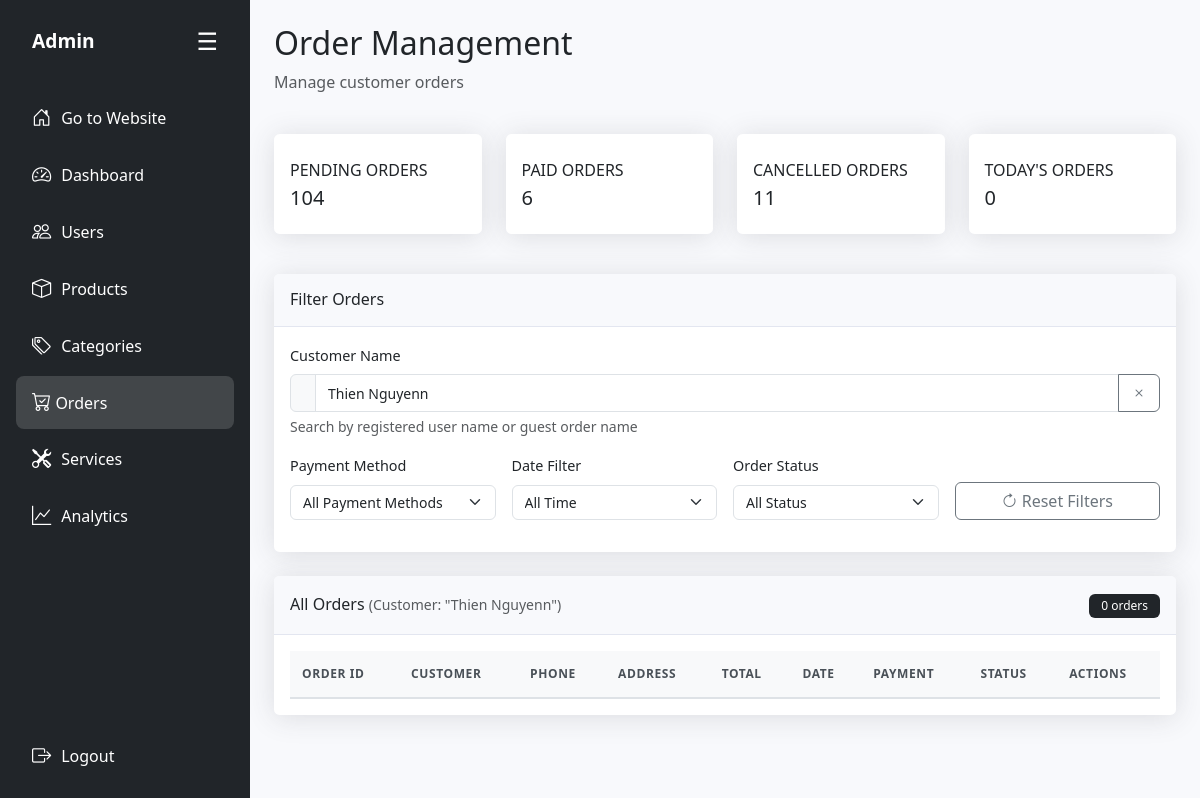
Page /admin/modules/orders.php?customer_filter=Thien Nguyenn (signed in) on the earlier database version.
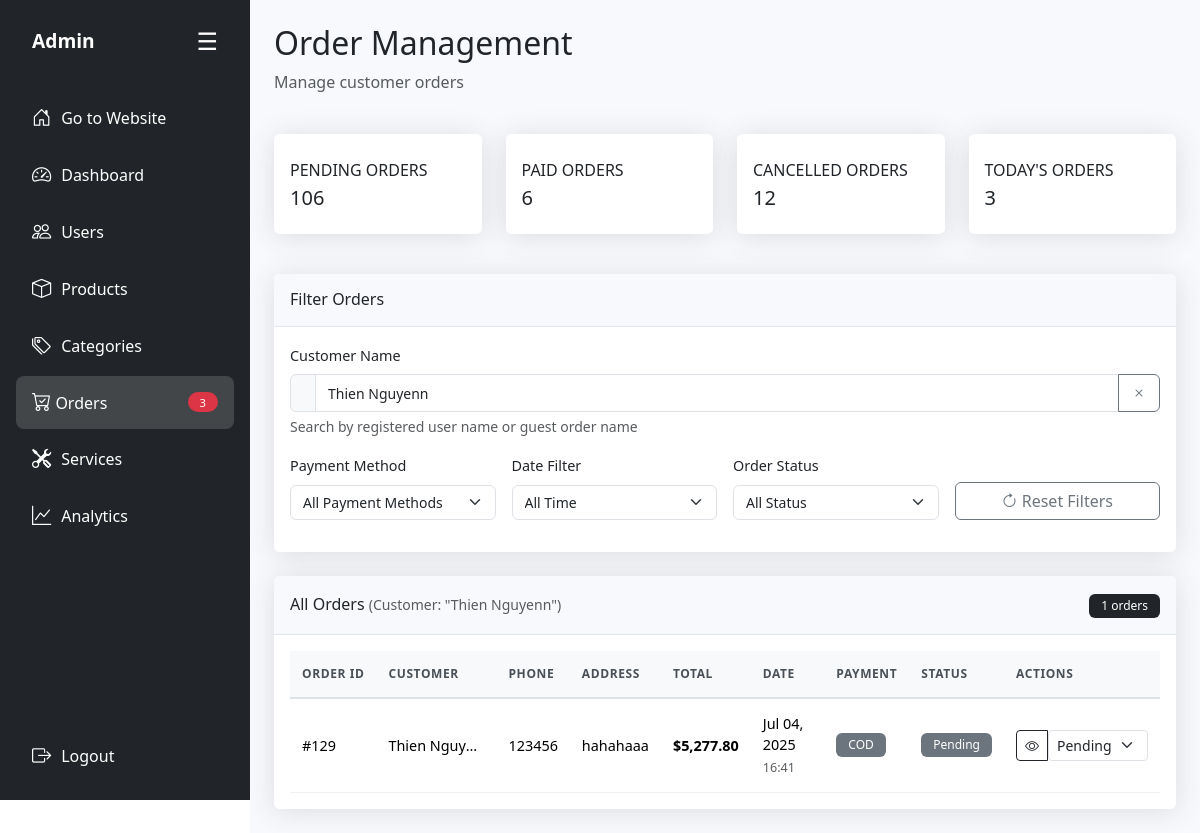
Same page on the later database version.
### tables this page shows
CREATE TABLE `bill` (
  `id` int(11) NOT NULL,
  `user_id` int(11) DEFAULT NULL,
  `order_date` datetime DEFAULT current_timestamp(),
  `order_name` varchar(50) NOT NULL,
  `order_phone` varchar(50) NOT NULL,
  `order_address` varchar(255) DEFAULT NULL,
  `order_total` decimal(12,2) DEFAULT NULL,
  `order_paymethod` tinyint(1) NOT NULL DEFAULT 0 COMMENT '0: thanh toán offline, 1: thanh toán online',
  `order_status` varchar(20) DEFAULT 'Pending'
);

CREATE TABLE `site_user` (
  `id` int(11) NOT NULL,
  `name` varchar(50) DEFAULT NULL,
  `address` varchar(255) DEFAULT NULL,
  `email` varchar(255) NOT NULL,
  `phone` varchar(50) DEFAULT NULL,
  `username` varchar(50) NOT NULL,
  `password` varchar(255) NOT NULL,
  `role` tinyint(1) NOT NULL DEFAULT 0,
  `reset_token` varchar(64) DEFAULT NULL
);

### admin/modules/orders.php (the view, shortened to what the changed rows need)
<?php
$current_page = 'orders';
require_once '../includes/admin-layout.php';
?>
<div class="row mb-4">
    <div class="col-12">
        <h2>Order Management</h2>
    </div>
</div>
<div class="row mb-4">
    <div class="col-xl-3 col-md-6 col-sm-6 mb-3">
        <div class="card h-100 py-2">
            <div class="card-body">
                <div class="row no-gutters align-items-center">
                    <div class="col mr-2">
                        <div class="text-xs font-weight-bold text-dark text-uppercase mb-1">Pending Orders</div>
                        <div class="h5 mb-0 font-weight-bold text-gray-800">
                            <?php
                            try {
                                $stmt = $conn->prepare("SELECT COUNT(*) as count FROM bill WHERE order_status IS NULL OR order_status = 'Pending'");
                                $stmt->execute();
                                echo $stmt->fetch()['count'];
                            } catch (Exception $e) {
                                echo "Error";
                            }
                            ?>
                        </div>
                    </div>
                </div>
            </div>
        </div>
    </div>
    <div class="col-xl-3 col-md-6 col-sm-6 mb-3">
        <div class="card h-100 py-2">
            <div class="card-body">
                <div class="row no-gutters align-items-center">
                    <div class="col mr-2">
                        <div class="text-xs font-weight-bold text-dark text-uppercase mb-1">Cancelled Orders</div>
                        <div class="h5 mb-0 font-weight-bold text-gray-800">
                            <?php
                            try {
                                $stmt = $conn->prepare("SELECT COUNT(*) as count FROM bill WHERE order_status = 'Cancelled'");
                                $stmt->execute();
                                echo $stmt->fetch()['count'];
                            } catch (Exception $e) {
                                echo "Error";
                            }
                            ?>
                        </div>
                    </div>
                </div>
            </div>
        </div>
    </div>
    <div class="col-xl-3 col-md-6 col-sm-6 mb-3">
        <div class="card h-100 py-2">
            <div class="card-body">
                <div class="row no-gutters align-items-center">
                    <div class="col mr-2">
                        <div class="text-xs font-weight-bold text-dark text-uppercase mb-1">Today's Orders</div>
                        <div class="h5 mb-0 font-weight-bold text-gray-800">
                            <?php
                            try {
                                $stmt = $conn->prepare("SELECT COUNT(*) as count FROM bill WHERE DATE(order_date) = CURDATE()");
                                $stmt->execute();
                                echo $stmt->fetch()['count'];
                            } catch (Exception $e) {
                                echo "Error";
                            }
                            ?>
                        </div>
                    </div>
                </div>
            </div>
        </div>
    </div>
</div>
<div class="row">
    <div class="col-12">
        <div class="card">
            <div class="card-header py-3 d-flex justify-content-between align-items-center">
                <div>
                    <?php
                    $count_sql = "SELECT COUNT(*) as total FROM bill b LEFT JOIN site_user u ON b.user_id = u.id WHERE 1=1";
                    $count_params = [];
                    if (!empty($_GET['customer_filter'])) {
                        $count_sql .= " AND (u.name LIKE ? OR b.order_name LIKE ?)";
                        $search_term = '%' . $_GET['customer_filter'] . '%';
                        $count_params[] = $search_term;
                        $count_params[] = $search_term;
                    }
                    try {
                        $count_stmt = $conn->prepare($count_sql);
                        if (!empty($count_params)) {
                            $count_stmt->execute($count_params);
                        } else {
                            $count_stmt->execute();
                        }
                        $total_orders = $count_stmt->fetchColumn();
                        echo "<span class='badge bg-dark'>{$total_orders} orders</span>";
                    } catch (Exception $e) {
                        echo "<span class='badge bg-danger'>Error</span>";
                    }
                    ?>
                </div>
            </div>
            <div class="card-body">
                <div class="d-none d-md-block">
                    <div class="table-responsive">
                        <table class="table table-hover" id="ordersTable">
                            <thead>
                                <tr>
                                    <th>Order ID</th>
                                    <th>Customer</th>
                                    <th class="d-none d-lg-table-cell">Phone</th>
                                    <th class="d-none d-lg-table-cell">Address</th>
                                    <th>Total</th>
                                    <th class="d-none d-lg-table-cell">Date</th>
                                    <th class="d-none d-lg-table-cell">Payment</th>
                                    <th>Status</th>
                                    <th>Actions</th>
                                </tr>
                            </thead>
                            <tbody>
                                <?php
                                $sql = "SELECT b.*, u.name as user_name
                                        FROM bill b
                                        LEFT JOIN site_user u ON b.user_id = u.id
                                        WHERE 1=1";
                                $params = [];
                                if (!empty($_GET['customer_filter'])) {
                                    $sql .= " AND (u.name LIKE ? OR b.order_name LIKE ?)";
                                    $search_term = '%' . $_GET['customer_filter'] . '%';
                                    $params[] = $search_term;
                                    $params[] = $search_term;
                                }
                                $sql .= " ORDER BY b.order_date DESC";
                                try {
                                    $stmt = $conn->prepare($sql);
                                    $stmt->execute($params);
                                    while ($order = $stmt->fetch(PDO::FETCH_ASSOC)) {
                                        $status_text = 'Pending';
                                        $status_color = 'warning';
                                        $status_value = $order['order_status'];
                                        if ($status_value === 'Paid') {
                                            $status_text = 'Paid';
                                            $status_color = 'success';
                                            $status_value = 'Paid';
                                        } elseif ($status_value === 'Cancelled') {
                                            $status_text = 'Cancelled';
                                            $status_color = 'danger';
                                            $status_value = 'Cancelled';
                                        } else {
                                            $status_value = 'Pending';
                                            $status_color = 'secondary';
                                        }
                                        $customer_name = $order['user_name'] ?: $order['order_name'] ?: 'Guest';
                                        $payment_method = $order['order_paymethod'] == 1 ? 'Online' : 'COD';
                                        echo "<tr>";
                                        echo "<td>#{$order['id']}</td>";
                                        echo "<td class='text-truncate' style='max-width: 120px;'>" . htmlspecialchars($customer_name) . "</td>";
                                        echo "<td class='d-none d-lg-table-cell'>" . htmlspecialchars($order['order_phone']) . "</td>";
                                        echo "<td class='d-none d-lg-table-cell text-truncate' style='max-width: 150px;'>" . htmlspecialchars(substr($order['order_address'], 0, 30)) . (strlen($order['order_address']) > 30 ? '...' : '') . "</td>";
                                        echo "<td class='fw-bold'>$" . number_format($order['order_total'], 2) . "</td>";
                                        echo "<td class='d-none d-lg-table-cell'>" . date('M d, Y', strtotime($order['order_date'])) . "<br><small class='text-muted'>" . date('H:i', strtotime($order['order_date'])) . "</small></td>";
                                        echo "<td class='d-none d-lg-table-cell'><span class='badge bg-secondary'>{$payment_method}</span></td>";
                                        echo "<td><span class='badge bg-{$status_color}'>{$status_text}</span></td>";
                                        echo "<td>";
                                        echo "<div class='btn-group btn-group-sm' role='group'>";
                                        echo "<button class='btn btn-outline-dark' onclick='viewOrderDetails({$order['id']})' title='View Details'><i class='bi bi-eye'></i></button>";
                                        echo "<select class='form-select form-select-sm' onchange='updateOrderStatus({$order['id']}, this.value)' style='width: auto; min-width: 100px;'>";
                                        echo "<option value='Pending'" . ($status_value == 'Pending' ? ' selected' : '') . ">Pending</option>";
                                        echo "</select>";
                                        echo "</div>";
                                        echo "</td>";
                                        echo "</tr>";
                                    }
                                } catch (Exception $e) {
                                    echo "<tr><td colspan='9' class='text-center text-danger'>Error loading orders: {$e->getMessage()}</td></tr>";
                                }
                                ?>
                            </tbody>
                        </table>
                    </div>
                </div>
            </div>
        </div>
    </div>
</div>
<?php require_once '../includes/admin-layout-footer.php'; ?>

### admin/includes/admin-layout.php (shortened to what the changed rows need)
<?php
$current_dir = basename(dirname($_SERVER['PHP_SELF']));
$base_path = '';
if ($current_dir == 'home-page') {
    $base_path = '../modules/';
    $dashboard_path = 'admin.php';
} elseif ($current_dir == 'modules') {
    $base_path = '';
}
$servername = "localhost";
$username = "root";
$password = "";
$dbname = "banhang";
try {
    $conn = new PDO("mysql:host=$servername;dbname=$dbname;charset=utf8mb4", $username, $password);
    $conn->setAttribute(PDO::ATTR_ERRMODE, PDO::ERRMODE_EXCEPTION);
    $conn->setAttribute(PDO::ATTR_DEFAULT_FETCH_MODE, PDO::FETCH_ASSOC);
    $new_orders_count = 0;
    try {
        $admin_id = $_SESSION['user_id'] ?? 0;
        $last_view_stmt = $conn->prepare("SELECT last_view_time FROM admin_order_views WHERE admin_user_id = ?");
        $last_view_stmt->execute([$admin_id]);
        $last_view = $last_view_stmt->fetch();
        $last_view_time = $last_view ? $last_view['last_view_time'] : '1970-01-01 00:00:00';
        $count_stmt = $conn->prepare("
            SELECT COUNT(*) as count
            FROM bill
            WHERE order_date > ?
            AND order_date >= DATE_SUB(NOW(), INTERVAL 24 HOUR)
        ");
        $count_stmt->execute([$last_view_time]);
        $result = $count_stmt->fetch();
        $new_orders_count = $result['count'];
    } catch (Exception $e) {
        $new_orders_count = 0;
    }
} catch (PDOException $e) {
    die("Database connection failed: " . $e->getMessage());
}
$current_page = $current_page ?? 'dashboard';
?>
<!DOCTYPE html>
<html lang="en">
<head>
    <link href="https://cdn.jsdelivr.net/npm/bootstrap@5.3.3/dist/css/bootstrap.min.css" rel="stylesheet">
    <link href="https://cdn.jsdelivr.net/npm/bootstrap-icons@1.11.1/font/bootstrap-icons.css" rel="stylesheet">
    <link rel="stylesheet" href="../../asset/admin-style.css">
</head>
<body>
    <div class="d-flex">
        <div id="sidebar" class="bg-dark text-white p-3 sidebar d-flex flex-column justify-content-between">
            <div>
                <ul class="nav flex-column">
                    <li class="nav-item">
                        <a href="<?php echo $base_path; ?>orders.php" class="nav-link text-white <?php echo $current_page == 'orders' ? 'active' : ''; ?> d-flex justify-content-between align-items-center">
                            <span><i class="bi bi-cart-check"></i> <span>Orders</span></span>
                            <?php if ($new_orders_count > 0): ?>
                                <span id="new-orders-badge" class="badge bg-danger rounded-pill"><?php echo $new_orders_count; ?></span>
                            <?php endif; ?>
                        </a>
                    </li>
                </ul>
            </div>
        </div>
        <div class="content flex-fill p-4">
            <div id="admin-content">

Differences in the rows shown:
added bill: id "129", user.name "Thien Nguy…", order_phone "123456", order_address "hahahaaa", order_total "5,277.80", order_date "Jul 04, 2025", order_date "16:41", order_paymethod "COD", status_text "Pending", order_status+id "Pending"
Other differences:
$new_orders_count: (not shown) → "3"
$stmt->fetch()['count']: "104" → "106"
$stmt->fetch()['count']: "11" → "12"
$stmt->fetch()['count']: "0" → "3"
$total_orders: "0" → "1"
